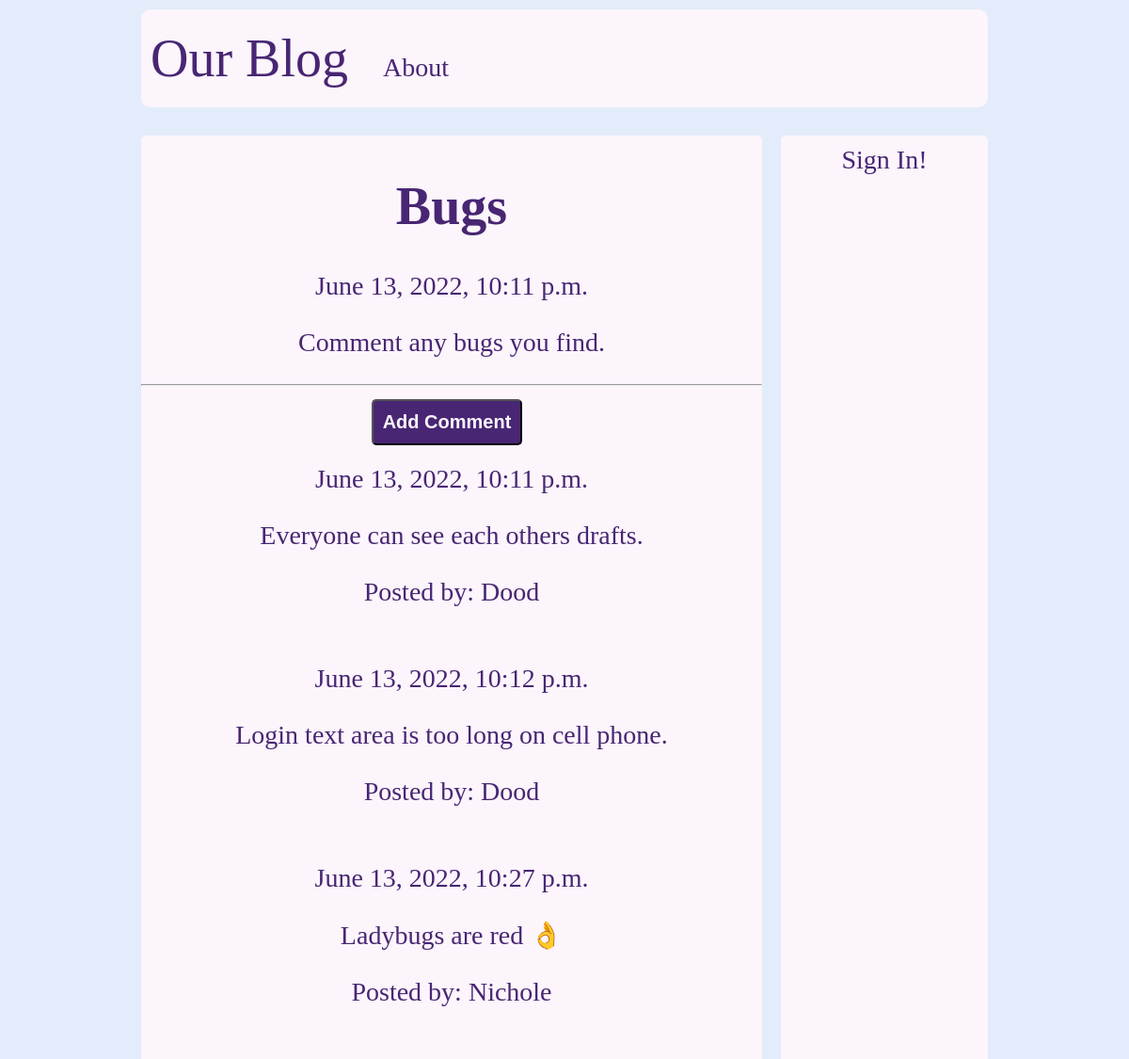
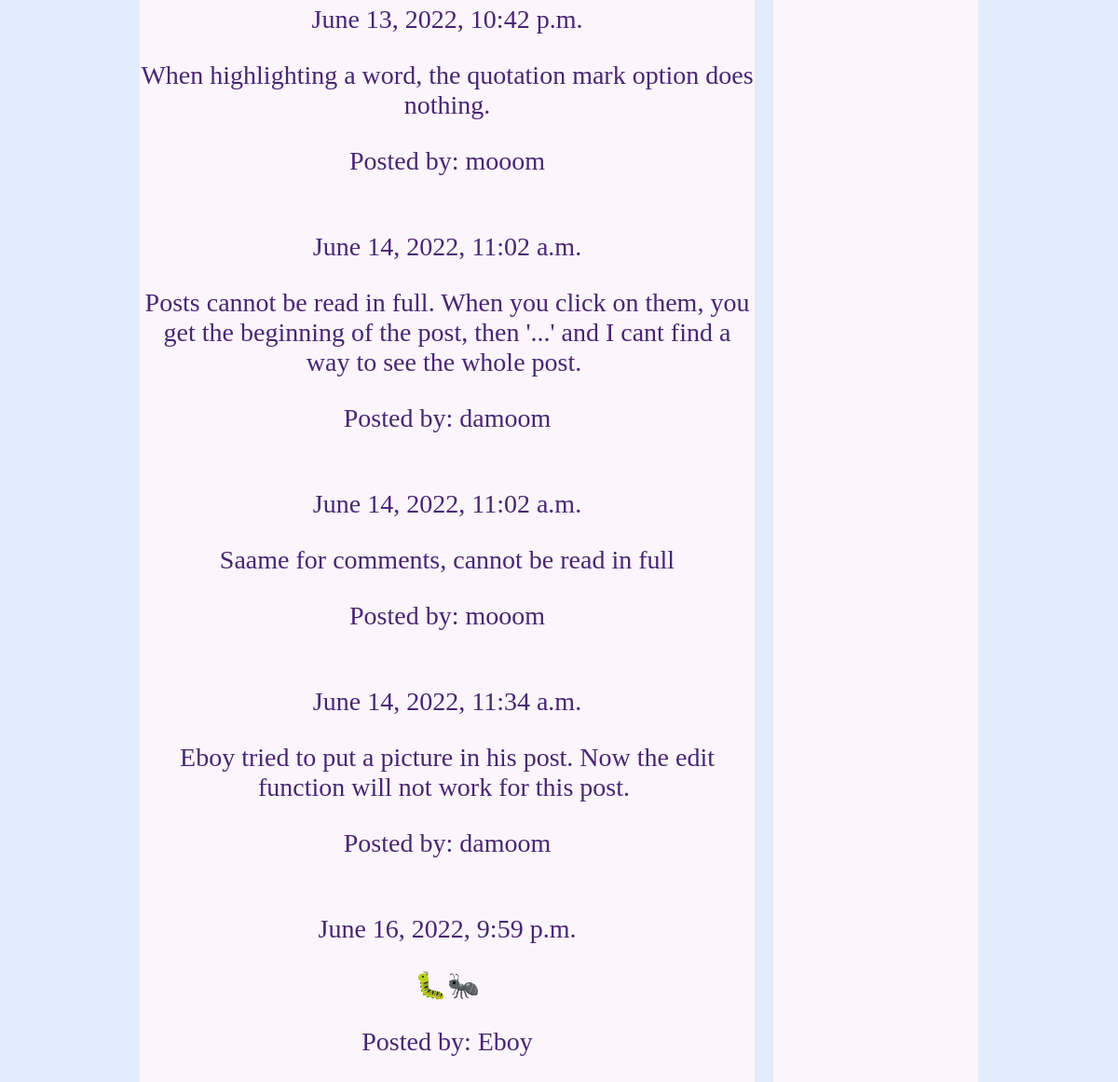
Page /post/25/ on the committed database (2 pictures, top to bottom).
### blog_app/models.py (models this page shows, shortened)
class Post(models.Model):
    author = models.ForeignKey('auth.User', on_delete=models.CASCADE)
    title = models.CharField(max_length=200)
    text = models.TextField()
    created_date = models.DateTimeField(default = timezone.now)
    published_date = models.DateTimeField(blank=True, null=True)

class Comment(models.Model):
    post = models.ForeignKey('blog_app.Post', related_name='comments', on_delete=models.CASCADE)
    author = models.CharField(max_length=200)
    text = models.TextField()
    created_date = models.DateTimeField(default=timezone.now)
    approved_comment = models.BooleanField(default=False)

### blog_app/views.py (the view)
# urls.py: path('post/<int:pk>/', views.PostDetailView.as_view(), name='post_detail'),
class PostDetailView(DetailView):
    model = Post

### blog_app/templates/blog_app/post_detail.html (shortened to what this page needs)
{% extends 'blog_app/base.html' %}
{% block main %}
  <main class="main-structure">
    <h1>{{ post.title }}</h1>
    {% if post.published_date %}
      <p class="utc-time">{{ post.published_date }}</p>
    {% else %}
      <a class="no-hover" href="{% url 'blog_app:post_publish' pk=post.pk %}"><button class="btn">Publish</button></a>
    {% endif %}
    <p>{{ post.text|safe|linebreaksbr }}</p>
    <hr>
    <a class="no-hover" href="{% url 'blog_app:add_comment_to_post' pk=post.pk %}"><button class="btn margin-bottom">Add Comment</button></a>
    {% for comment in post.comments.all %}
      <br>
      {% if user.is_authenticated or comment.approved_comment %}
        {{ comment.created_date }}
        <p>{{ comment.text|safe|linebreaksbr }}</p>
        <p>Posted by: {{ comment.author }}</p>
      {% endif %}
      {% empty %}
      <p>No Comments!</p>
    {% endfor %}
  </main>
{% endblock %}

### blog_app/static/blog_app/css/blog.css (style rules this page uses)
html { font-size: 10px; font-family: Times, "Times New Roman", Georgia, serif; --primary-color: #301008; --secondary-color: #ed0b70; --main-bg-color: #e3ecfa; --main-font-color: #482673; --secondary-bg-color: #fcf5fc; }
body { background-color: var(--main-bg-color); color: var(--main-font-color); font-size: calc(1.6rem + 1vw); }
a { text-decoration: none; padding: 1rem; margin-right: 1rem; color: var(--main-font-color); }
.margin-bottom { margin-bottom: 2rem; }
main { background-color: var(--secondary-bg-color); border-radius: 5px; }
.main-structure { text-align: center; margin: 10px 10%; padding: 5px 0px 10px 0px; }
.btn { color: var(--secondary-bg-color); background-color: var(--main-font-color); padding: 10px; text-align: center; border-radius: 5px; font-weight: bold; line-height: 25px; font-size: 2.0rem; }
@media screen and (min-width: 56rem) { body { display: grid; grid-template-areas: "header header" "main aside"; grid-template-columns: minmax(0,3fr) 1fr; gap: 20px; margin: 10px 15rem; } }
@media screen and (min-width: 56rem) { .main-structure { grid-area: main; margin: 10px 0 0 0; } }

### rows in the picture
Post: title "Bugs", published_date "June 13, 2022, 10:11 p.m.", text "Comment any bugs you find."
Comment: created_date "June 13, 2022, 10:11 p.m.", text "Everyone can see each others drafts.", author "Dood"
Comment: created_date "June 13, 2022, 10:12 p.m.", text "Login text area is too long on cell phone.", author "Dood"
Comment: created_date "June 13, 2022, 10:27 p.m.", text "Ladybugs are red 👌", author "Nichole"
Comment: created_date "June 13, 2022, 10:42 p.m.", text "When highlighting a word, the quotation mark option does nothing.", author "mooom"
Comment: created_date "June 14, 2022, 11:02 a.m.", text "Posts cannot be read in full. When you click on them, you get the beginning of the post, then '...' and I cant find a way to see the whole post.", author "damoom"
Comment: created_date "June 14, 2022, 11:02 a.m.", text "Saame for comments, cannot be read in full", author "mooom"
Comment: created_date "June 14, 2022, 11:34 a.m.", text "Eboy tried to put a picture in his post. Now the edit function will not work for this post.", author "damoom"
Comment: created_date "June 16, 2022, 9:59 p.m.", text "🐛🐜", author "Eboy"
